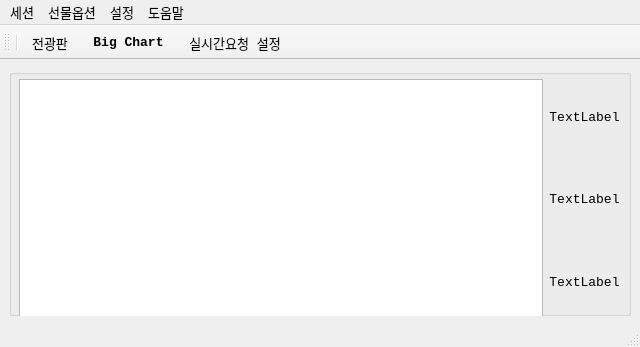
<?xml version="1.0" encoding="UTF-8"?>
<ui version="4.0">
 <class>MainWindow</class>
 <widget class="QMainWindow" name="MainWindow">
  <property name="geometry">
   <rect>
    <x>0</x>
    <y>0</y>
    <width>640</width>
    <height>347</height>
   </rect>
  </property>
  <property name="font">
   <font>
    <family>Consolas</family>
    <pointsize>10</pointsize>
   </font>
  </property>
  <property name="windowTitle">
   <string>Skybot</string>
  </property>
  <property name="windowIcon">
   <iconset>
    <normaloff>Resources/skybot_cm.png</normaloff>Resources/skybot_cm.png</iconset>
  </property>
  <widget class="QWidget" name="centralwidget">
   <layout class="QGridLayout" name="gridLayout_2">
    <item row="0" column="0">
     <widget class="QGroupBox" name="groupBox">
      <property name="title">
       <string/>
      </property>
      <widget class="QWidget" name="">
       <property name="geometry">
        <rect>
         <x>10</x>
         <y>10</y>
         <width>601</width>
         <height>241</height>
        </rect>
       </property>
       <layout class="QHBoxLayout" name="horizontalLayout">
        <item>
         <widget class="QTextBrowser" name="textBrowser"/>
        </item>
        <item>
         <layout class="QVBoxLayout" name="verticalLayout">
          <item>
           <widget class="QLabel" name="label_1st">
            <property name="text">
             <string>TextLabel</string>
            </property>
            <property name="alignment">
             <set>Qt::AlignCenter</set>
            </property>
           </widget>
          </item>
          <item>
           <widget class="QLabel" name="label_2nd">
            <property name="text">
             <string>TextLabel</string>
            </property>
            <property name="alignment">
             <set>Qt::AlignCenter</set>
            </property>
           </widget>
          </item>
          <item>
           <widget class="QLabel" name="label_3rd">
            <property name="text">
             <string>TextLabel</string>
            </property>
            <property name="alignment">
             <set>Qt::AlignCenter</set>
            </property>
           </widget>
          </item>
         </layout>
        </item>
       </layout>
      </widget>
     </widget>
    </item>
   </layout>
  </widget>
  <widget class="QMenuBar" name="menubar">
   <property name="geometry">
    <rect>
     <x>0</x>
     <y>0</y>
     <width>640</width>
     <height>21</height>
    </rect>
   </property>
   <widget class="QMenu" name="menu">
    <property name="title">
     <string>세션</string>
    </property>
    <addaction name="actionLogin"/>
    <addaction name="actionLogout"/>
    <addaction name="actionAccountDialog"/>
    <addaction name="separator"/>
    <addaction name="actionExit"/>
    <addaction name="separator"/>
   </widget>
   <widget class="QMenu" name="menu_3">
    <property name="title">
     <string>도움말</string>
    </property>
    <addaction name="actionVersion"/>
   </widget>
   <widget class="QMenu" name="menu_1">
    <property name="title">
     <string>선물옵션</string>
    </property>
    <addaction name="actionScoreBoard"/>
    <addaction name="actionBigChart"/>
    <addaction name="separator"/>
   </widget>
   <widget class="QMenu" name="menu_2">
    <property name="title">
     <string>설정</string>
    </property>
    <addaction name="actionRealTimeItem"/>
   </widget>
   <addaction name="menu"/>
   <addaction name="menu_1"/>
   <addaction name="menu_2"/>
   <addaction name="menu_3"/>
  </widget>
  <widget class="QStatusBar" name="statusbar">
   <property name="font">
    <font>
     <family>Consolas</family>
     <weight>75</weight>
     <bold>true</bold>
    </font>
   </property>
  </widget>
  <widget class="QToolBar" name="toolBar">
   <property name="windowTitle">
    <string>toolBar</string>
   </property>
   <attribute name="toolBarArea">
    <enum>TopToolBarArea</enum>
   </attribute>
   <attribute name="toolBarBreak">
    <bool>false</bool>
   </attribute>
   <addaction name="separator"/>
   <addaction name="action_ToolBar_ScoreBoard"/>
   <addaction name="action_ToolBar_BigChart"/>
   <addaction name="action_ToolBar_RealTime_Setting"/>
  </widget>
  <action name="actionLogin">
   <property name="icon">
    <iconset>
     <normaloff>Resources/로그인.png</normaloff>Resources/로그인.png</iconset>
   </property>
   <property name="text">
    <string>로그인</string>
   </property>
   <property name="statusTip">
    <string/>
   </property>
  </action>
  <action name="actionLogout">
   <property name="enabled">
    <bool>true</bool>
   </property>
   <property name="icon">
    <iconset>
     <normaloff>Resources/로그아웃.png</normaloff>Resources/로그아웃.png</iconset>
   </property>
   <property name="text">
    <string>로그아웃</string>
   </property>
   <property name="statusTip">
    <string/>
   </property>
  </action>
  <action name="actionExit">
   <property name="icon">
    <iconset>
     <normaloff>Resources/종료.png</normaloff>Resources/종료.png</iconset>
   </property>
   <property name="text">
    <string>종료</string>
   </property>
   <property name="statusTip">
    <string/>
   </property>
  </action>
  <action name="actionAccountDialog">
   <property name="icon">
    <iconset>
     <normaloff>Resources/계좌조회.png</normaloff>Resources/계좌조회.png</iconset>
   </property>
   <property name="text">
    <string>계좌조회</string>
   </property>
  </action>
  <action name="actionVersion">
   <property name="icon">
    <iconset>
     <normaloff>Resources/version.png</normaloff>Resources/version.png</iconset>
   </property>
   <property name="text">
    <string>버전</string>
   </property>
  </action>
  <action name="actionScoreBoard">
   <property name="icon">
    <iconset>
     <normaloff>Resources/전광판.png</normaloff>Resources/전광판.png</iconset>
   </property>
   <property name="text">
    <string>전광판</string>
   </property>
  </action>
  <action name="actionBigChart">
   <property name="icon">
    <iconset>
     <normaloff>Resources/bigchart.png</normaloff>Resources/bigchart.png</iconset>
   </property>
   <property name="text">
    <string>Big Chart</string>
   </property>
  </action>
  <action name="action_ToolBar_BigChart">
   <property name="checkable">
    <bool>false</bool>
   </property>
   <property name="icon">
    <iconset>
     <normaloff>Resources/bigchart.png</normaloff>Resources/bigchart.png</iconset>
   </property>
   <property name="text">
    <string>Big Chart</string>
   </property>
   <property name="toolTip">
    <string>Big Chart</string>
   </property>
   <property name="font">
    <font>
     <family>Consolas</family>
     <weight>75</weight>
     <bold>true</bold>
    </font>
   </property>
  </action>
  <action name="actionRealTimeItem">
   <property name="icon">
    <iconset>
     <normaloff>Resources/설정.png</normaloff>Resources/설정.png</iconset>
   </property>
   <property name="text">
    <string>실시간요청</string>
   </property>
  </action>
  <action name="action_ToolBar_RealTime_Setting">
   <property name="icon">
    <iconset>
     <normaloff>Resources/설정.png</normaloff>Resources/설정.png</iconset>
   </property>
   <property name="text">
    <string>실시간요청 설정</string>
   </property>
  </action>
  <action name="action_ToolBar_ScoreBoard">
   <property name="icon">
    <iconset>
     <normaloff>Resources/전광판.png</normaloff>Resources/전광판.png</iconset>
   </property>
   <property name="text">
    <string>전광판</string>
   </property>
   <property name="toolTip">
    <string>전광판</string>
   </property>
  </action>
 </widget>
 <resources/>
 <connections>
  <connection>
   <sender>menubar</sender>
   <signal>triggered(QAction*)</signal>
   <receiver>MainWindow</receiver>
   <slot>MENU_Action(QAction*)</slot>
   <hints>
    <hint type="sourcelabel">
     <x>703</x>
     <y>20</y>
    </hint>
    <hint type="destinationlabel">
     <x>665</x>
     <y>50</y>
    </hint>
   </hints>
  </connection>
  <connection>
   <sender>toolBar</sender>
   <signal>actionTriggered(QAction*)</signal>
   <receiver>MainWindow</receiver>
   <slot>TOOLBAR_Action(QAction*)</slot>
   <hints>
    <hint type="sourcelabel">
     <x>319</x>
     <y>37</y>
    </hint>
    <hint type="destinationlabel">
     <x>319</x>
     <y>154</y>
    </hint>
   </hints>
  </connection>
 </connections>
 <slots>
  <slot>robot_selected(QModelIndex)</slot>
  <slot>robot_double_clicked(QModelIndex)</slot>
  <slot>portfolio_selected(QModelIndex)</slot>
  <slot>portfolio_double_clicked(QModelIndex)</slot>
 </slots>
</ui>
